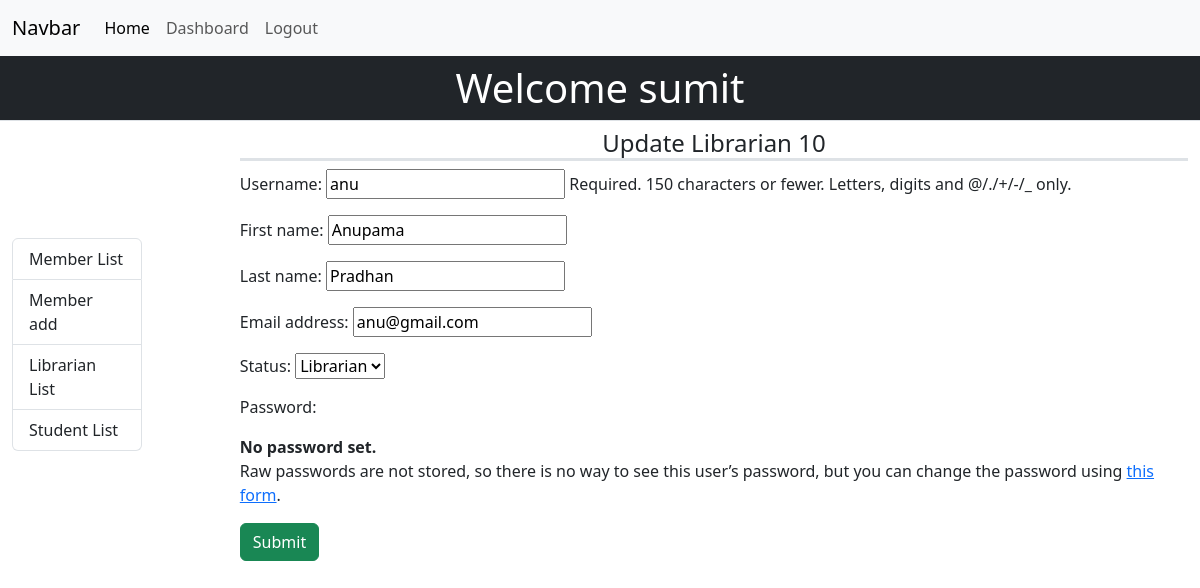
/3/ (signed in), run on the app's committed database.
### lms_site/models.py (models this page shows)
class LMS_USERS(AbstractUser):
    USER_STATUS = [
        ('admin', 'Admin'),
        ('librarian', 'Librarian'),
        ('student', 'Student'),
    ]
    status = models.CharField(
        max_length=20, choices=USER_STATUS, default='student')

### lms_site/views.py (the view)
# urls.py: path('<int:id>/', views.admin_member_update,
def admin_member_update(request, id):
    if request.method == "POST":
        pi = models.LMS_USERS.objects.get(pk=id)
        fm = forms.CustomUserChangeForm(request.POST, instance=pi)
        if fm.is_valid():
            fm.save()
            return redirect('admin_member_list')
        else:
            print(fm.errors)
    else:
        pi = models.LMS_USERS.objects.get(pk=id)
        fm = forms.CustomUserChangeForm(instance=pi)
        return render(request, 'lms_site/admin_member_update.html', {'form': fm})

### lms_site/forms.py
class CustomUserChangeForm(UserChangeForm):
    class Meta:
        model = User
        fields = ['username', 'first_name', 'last_name', 'email', 'status']

### lms_site/templates/lms_site/admin_member_update.html (shortened to what this page needs)
{% extends 'lms_site/admin_dashboard.html' %}
{% block main %}
  <h4 class="text-center border-bottom border-3">Update Librarian {{ user.id }}</h4>
  <form action="" method="POST">
    {{ form.as_p }}
    <input type="submit" value="Submit" class="btn btn-success">
  </form>
{% endblock main %}

### lms_site/templates/lms_site/admin_dashboard.html (shortened to what this page needs)
{% extends 'lms_site/base.html' %}
{% block content %}
  {% if user.is_authenticated %}
   <h1 class="text-center border-bottom p-2 bg-dark text-white">Welcome {{ user.username }}</h1>
    <div class="container-fluid">
      <div class="row">
        <div class="d-flex flex-row align-items-center">
          <aside>
            <div class="list-group">
              <a href="{% url 'admin_member_list' %}" class="list-group-item list-group-item-action" aria-current="true">
                Member List
              </a>
              <a href="{% url 'admin_member_add' %}" class="list-group-item list-group-item-action">Member add</a>
              <a href="{% url 'admin_librarian_list' %}" class="list-group-item list-group-item-action">Librarian List</a>
              <a href="{% url 'admin_student_list' %}" class="list-group-item list-group-item-action">Student List</a>
            </div>
          </aside>
          <main class="offset-1">
            {% block main %}{% endblock main %}
          </main>
        </div>
      </div>
    </div>
  {% else %}
    Welcome to Homepage
  {% endif %}
{% endblock content %}

### data on the page
LMS_USERS: username "sumit", id "10"
LMS_USERS: username "anu", first_name "Anupama", last_name "Pradhan", email "anu@gmail.com", status "Librarian"
